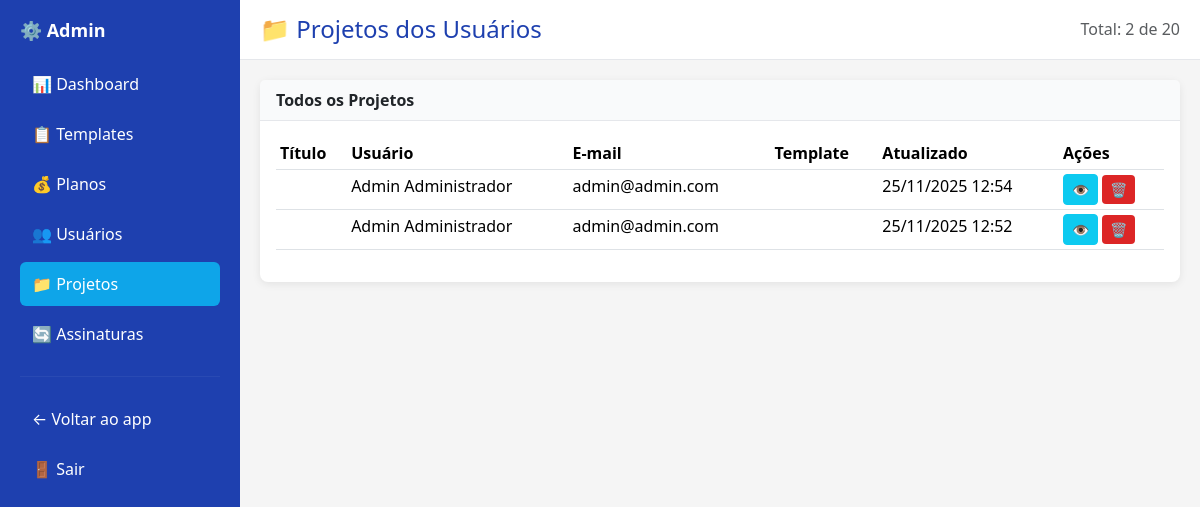
The app's page /projects (signed in), older data.
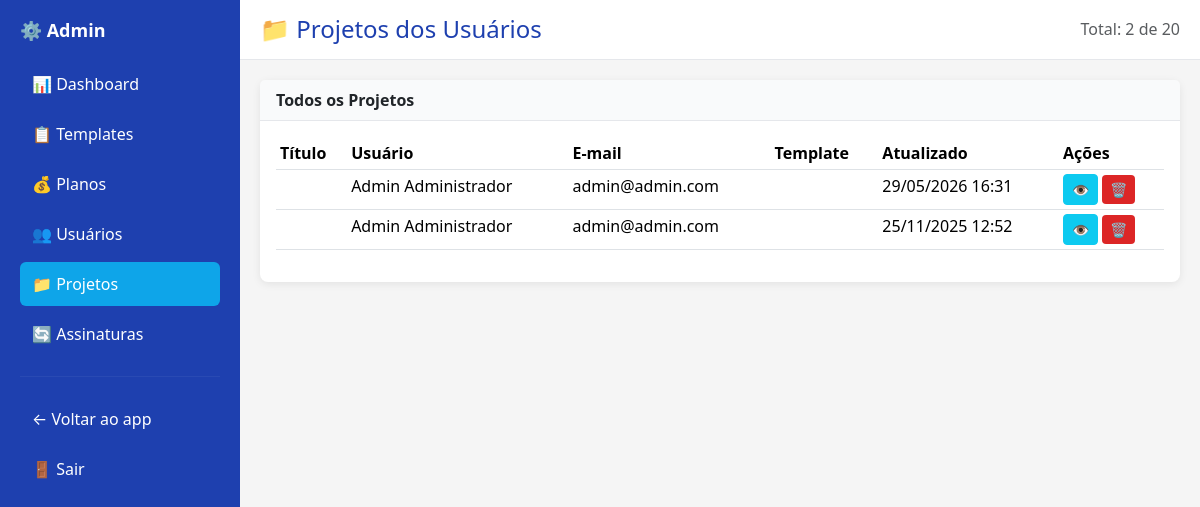
The same page, newer data.
### tables this page shows
CREATE TABLE projects (
                id INTEGER PRIMARY KEY AUTOINCREMENT,
                user_id INTEGER NOT NULL,
                template_id INTEGER,
                name TEXT NOT NULL,
                description TEXT,
                custom_domain TEXT UNIQUE,
                subdomain TEXT UNIQUE,
                preview_url TEXT,
                published_url TEXT,
                html_content LONGTEXT,
                downloads_count INTEGER DEFAULT 0,
                views_count INTEGER DEFAULT 0,
                status TEXT DEFAULT 'draft' CHECK(status IN ('draft', 'published', 'archived', 'deleted')),
                is_published INTEGER DEFAULT 0,
                created_at DATETIME DEFAULT CURRENT_TIMESTAMP,
                updated_at DATETIME DEFAULT CURRENT_TIMESTAMP,
                deleted_at DATETIME,
                FOREIGN KEY (user_id) REFERENCES users(id) ON DELETE CASCADE,
                FOREIGN KEY (template_id) REFERENCES templates_library(id) ON DELETE SET NULL
            );

CREATE TABLE users (
                id INTEGER PRIMARY KEY AUTOINCREMENT,
                name TEXT NOT NULL,
                email TEXT UNIQUE NOT NULL,
                password TEXT NOT NULL,
                role TEXT DEFAULT 'user' CHECK(role IN ('user', 'admin')),
                domains_used INTEGER DEFAULT 0,
                subdomains_used INTEGER DEFAULT 0,
                status TEXT DEFAULT 'active' CHECK(status IN ('active', 'inactive', 'suspended')),
                created_at DATETIME DEFAULT CURRENT_TIMESTAMP,
                updated_at DATETIME DEFAULT CURRENT_TIMESTAMP,
                deleted_at DATETIME
            );

### app/Controllers/AdminController.php (called while the page is built, shortened)
<?php
class AdminController
{
    private $pdo;
    public function __construct()
    {
        $this->pdo = require __DIR__ . '/../../config/database.php';
    }
    public function projects()
    {
        $page = (int)($_GET['page'] ?? 1);
        $perPage = 20;
        $offset = ($page - 1) * $perPage;
        $total = $this->pdo->query("SELECT COUNT(*) FROM projects")->fetchColumn();
        $projects = $this->pdo->query("
            SELECT p.*, u.name as user_name, u.email
            FROM projects p
            JOIN users u ON p.user_id = u.id
            ORDER BY p.updated_at DESC LIMIT $perPage OFFSET $offset
        ")->fetchAll(\PDO::FETCH_ASSOC);
        include __DIR__ . '/../Views/admin/projects.php';
    }
}

### public/index.php (called while the page is built, shortened)
<?php
require_once __DIR__ . '/../config/routes.php';

### config/database.php (called while the page is built, shortened)
<?php
$dbFile = __DIR__ . '/../database/app.db';
try {
    $pdo = new \PDO('sqlite:' . $dbFile);
    $pdo->setAttribute(\PDO::ATTR_ERRMODE, \PDO::ERRMODE_EXCEPTION);
    $pdo->exec('PRAGMA foreign_keys = ON');
    return $pdo;
} catch (\PDOException $e) {
    die('Erro ao conectar ao banco SQLite: ' . $e->getMessage());
}

### app/Views/admin/projects.php (the view, shortened to what this page needs)
<!DOCTYPE html>
<html lang="pt-BR">
<head>
    <link href="https://cdn.jsdelivr.net/npm/bootstrap@5.3.2/dist/css/bootstrap.min.css" rel="stylesheet">
</head>
<body>
    <div class="sidebar">
        <h4>⚙️ Admin</h4>
        <a href="/admin">📊 Dashboard</a>
        <a href="/admin/templates">📋 Templates</a>
        <a href="/admin/plans">💰 Planos</a>
        <a href="/admin/users">👥 Usuários</a>
        <a href="/admin/projects" class="active">📁 Projetos</a>
        <a href="/admin/subscriptions">🔄 Assinaturas</a>
        <hr style="border-color: rgba(255,255,255,0.2); margin: 20px 0;">
        <a href="/projects">← Voltar ao app</a>
        <a href="/logout">🚪 Sair</a>
    </div>
    <div class="main-content">
        <div class="topbar">
            <h2>📁 Projetos dos Usuários</h2>
            <span class="text-muted">Total: <?= count($projects) ?> de <?= ceil($total / 20) * 20 ?></span>
        </div>
        <div class="content-area">
            <div class="card">
                <div class="card-header">
                    Todos os Projetos
                </div>
                <div class="card-body">
                    <table class="table table-hover table-sm">
                        <thead>
                            <tr>
                                <th>Título</th>
                                <th>Usuário</th>
                                <th>E-mail</th>
                                <th>Template</th>
                                <th>Atualizado</th>
                                <th>Ações</th>
                            </tr>
                        </thead>
                        <tbody>
                            <?php foreach ($projects as $proj): ?>
                            <tr>
                                <td><?= htmlspecialchars($proj['title']) ?></td>
                                <td><?= htmlspecialchars($proj['user_name']) ?></td>
                                <td><?= htmlspecialchars($proj['email']) ?></td>
                                <td><code><?= htmlspecialchars($proj['template']) ?></code></td>
                                <td><?= date('d/m/Y H:i', strtotime($proj['updated_at'])) ?></td>
                                <td>
                                    <a href="/editor?id=<?= $proj['id'] ?>" class="btn btn-sm btn-info"
                                        target="_blank">👁️</a>
                                    <button class="btn btn-sm btn-danger"
                                        onclick="deleteProject(<?= $proj['id'] ?>)">🗑️</button>
                                </td>
                            </tr>
                            <?php endforeach; ?>
                        </tbody>
                    </table>
                </div>
            </div>
        </div>
    </div>
</body>
</html>

### config/routes.php (shortened to what this page needs)
<?php
$uri = parse_url($_SERVER['REQUEST_URI'], PHP_URL_PATH);
$uri = rtrim($uri, '/');
$isApi = strpos($uri, '/api') === 0;
$cleanUri = $isApi ? substr($uri, 4) : $uri;
switch ($cleanUri) {
    case '/admin/projects':
        if (!$isApi) {
            (new AdminController)->projects();
        } else {
            header('Content-Type: application/json');
            (new AdminController)->projects();
        }
        break;
}

### app/Views/admin/projects.php (style rules this page uses)
body { display: flex; height: 100vh; background: #f5f5f5; }
.sidebar { width: 240px; background: #1e40af; color: white; padding: 20px; overflow-y: auto; position: fixed; height: 100vh; left: 0; top: 0; }
.sidebar h4 { margin-bottom: 20px; font-size: 18px; font-weight: 700; }
.sidebar a { display: block; color: white; text-decoration: none; padding: 10px 12px; border-radius: 6px; margin-bottom: 6px; transition: background 0.3s; }
.sidebar a:hover, .sidebar a.active { background: #0ea5e9; }
.main-content { margin-left: 240px; flex: 1; display: flex; flex-direction: column; }
.topbar { background: white; padding: 15px 20px; border-bottom: 1px solid #e5e7eb; display: flex; justify-content: space-between; align-items: center; }
.topbar h2 { margin: 0; font-size: 24px; color: #1e40af; }
.content-area { flex: 1; overflow-y: auto; padding: 20px; }
.card { border: none; border-radius: 8px; box-shadow: 0 2px 8px rgba(0, 0, 0, 0.08); margin-bottom: 20px; }
.card-header { background: #f9fafb; border-bottom: 1px solid #e5e7eb; font-weight: 600; }
table { background: white; }
thead { background: #f9fafb; }
.btn-danger { background: #dc2626; border: none; }

Row changes from the older to the newer data that the page shows:
removed projects: user.name "Admin Administrador", user.email "admin@admin.com", updated_at "25/11/2025 12:54"
added projects: user.name "Admin Administrador", user.email "admin@admin.com", updated_at "29/05/2026 16:31"
